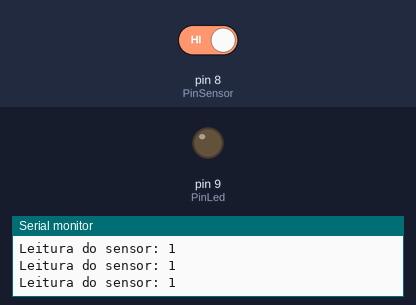
Recording of a sketch running on a simulated Arduino Uno, built with avr-gcc and run on an emulated ATmega328P. Parts: output pins drawn as LEDs (lit = HIGH), the last lines printed to the serial monitor. The inputs (shaded band) are chosen by the test bench; at power-on: pin 8 (PinSensor) HIGH.

Above: at 1.2 s.
1.3 s: pin 8 (PinSensor) driven LOW
At 2.5 s:
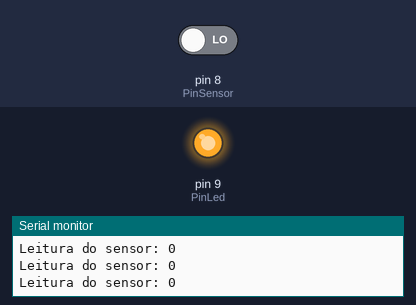
2.8 s: pin 8 (PinSensor) driven HIGH
At 4.2 s:
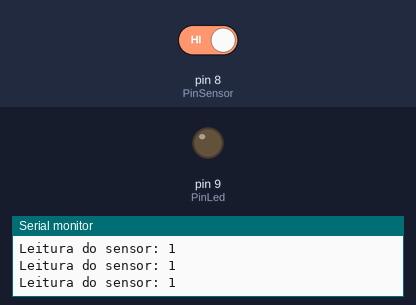
Timing chart, 0 to 5.8 s (numbered marks = the images above; inputs shaded):
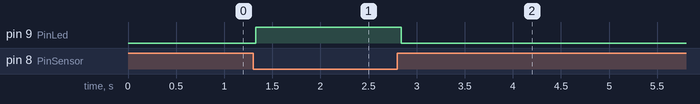

Measured:
- after the input at 1.3 s, pin 9 (PinLed): LOW → HIGH at once
- after the input at 2.8 s, pin 9 (PinLed): HIGH → LOW at once

The sketch:

SensorObstaculoIR.ino
```cpp
#define PinLed 9 //Entrada digital do Arduino conectado ao LED
#define PinSensor 8 // Entrada digital do Arduino conectado ao pino OUT do Sensor
int LeituraSensor; //Váriavel que irá armazenar os valores de leitura do sensor

void setup() {
  Serial.begin(9600); //Inicializa a comunicação serial
  pinMode(PinSensor, INPUT); // Declara o pino do sensor como entrada (INPUT)
  pinMode(PinLed, OUTPUT); // Declara o pino do led como saída (OUT)
}

void loop() {
  LeituraSensor = digitalRead(PinSensor); //Leitura de dados do sensor
  Serial.print("Leitura do sensor: ");
  Serial.println(LeituraSensor);
  if (LeituraSensor == LOW) { //Se a leitura do sensor for igual a LOW..
    digitalWrite(PinLed, HIGH); // Acende o LED
  }
  else { // Se o valor de leitura do sensor NÃO for igual a LOW
    digitalWrite(PinLed, LOW); // Apaga o LED
  }
}
```
